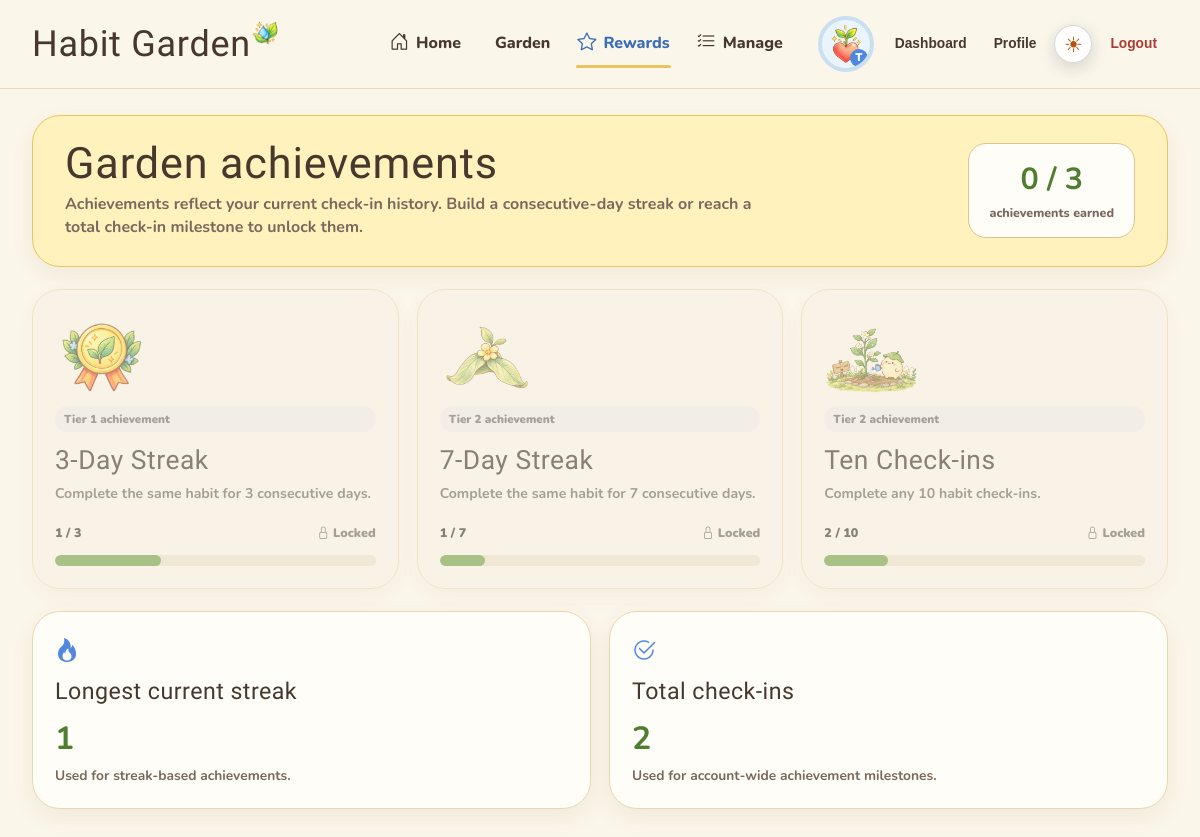
The app's page /modules/habit/rewards.php (signed in) with its own data.
### tables this page shows
CREATE TABLE `badge_types` (
  `badge_type_id` int(11) NOT NULL,
  `reward_code` varchar(50) NOT NULL,
  `reward_name` varchar(100) NOT NULL,
  `reward_description` varchar(255) NOT NULL,
  `requirement` int(10) UNSIGNED NOT NULL,
  `tree_tier` tinyint(3) UNSIGNED NOT NULL DEFAULT 1,
  `reward_type` enum('Badge','Decoration') NOT NULL,
  `slot` enum('Hat','Glasses','Clothes','Shoes','Background') DEFAULT NULL,
  `reward_asset` varchar(255) DEFAULT NULL
);

### includes/session_check.php (called while the page is built, shortened)
<?php
$logged_in_user_id = $_SESSION['user_id'];
?>

### modules/habit/habit_model.php (called while the page is built, shortened)
<?php
function habit_get_habits_by_user(
    mysqli $conn,
    int $userId,
    string $keyword = '',
    string $status = 'All',
    string $sort = 'newest'
): array {
    $allowedStatuses = ['All', 'Active', 'Paused', 'Completed', 'Archived'];
    $status = in_array($status, $allowedStatuses, true) ? $status : 'All';
    $orderSql = match ($sort) {
        'oldest' => 'h.created_at ASC, h.habit_id ASC',
        'az' => 'h.habit_name ASC, h.habit_id DESC',
        default => 'h.created_at DESC, h.habit_id DESC',
    };
    $sql = "SELECT
                h.habit_id,
                h.user_id,
                h.category_id,
                h.habit_name,
                h.habit_description,
                h.target_frequency,
                h.frequency_type,
                h.start_date,
                h.status,
                h.created_at,
                c.category_name,
                c.category_icon,
                EXISTS (
                    SELECT 1
                    FROM habit_logs hl
                    WHERE hl.habit_id = h.habit_id
                      AND hl.log_date = CURDATE()
                      AND hl.completed = 1
                ) AS completed_today
            FROM habits h
            LEFT JOIN habit_categories c ON c.category_id = h.category_id
            WHERE h.user_id = ?";
    $term = '%' . $keyword . '%';
    if ($keyword !== '' && $status !== 'All') {
        $sql .= ' AND (h.habit_name LIKE ? OR COALESCE(h.habit_description, \'\') LIKE ?) AND h.status = ?';
        $stmt = mysqli_prepare($conn, $sql . ' ORDER BY ' . $orderSql);
        if (!$stmt) {
            return [];
        }
        mysqli_stmt_bind_param($stmt, 'isss', $userId, $term, $term, $status);
    } else {
        $stmt = mysqli_prepare($conn, $sql . ' ORDER BY ' . $orderSql);
        mysqli_stmt_bind_param($stmt, 'i', $userId);
    }
    mysqli_stmt_execute($stmt);
    $rows = mysqli_fetch_all(mysqli_stmt_get_result($stmt), MYSQLI_ASSOC);
    return $rows;
}
function habit_get_current_streak(mysqli $conn, int $habitId): int
{
    $stmt = mysqli_prepare(
        $conn,
        'SELECT DISTINCT log_date
         FROM habit_logs
         WHERE habit_id = ? AND completed = 1
         ORDER BY log_date DESC'
    );
    mysqli_stmt_bind_param($stmt, 'i', $habitId);
    mysqli_stmt_execute($stmt);
    $result = mysqli_stmt_get_result($stmt);
    $dates = [];
    while ($row = mysqli_fetch_assoc($result)) {
        $dates[] = $row['log_date'];
    }
    $today = new DateTimeImmutable('today');
    $latest = new DateTimeImmutable($dates[0]);
    $streak = 0;
    $expected = $latest;
    foreach ($dates as $value) {
        $date = new DateTimeImmutable($value);
        $streak++;
    }
    return $streak;
}
function habit_get_longest_streak(mysqli $conn, int $userId): int
{
    $habits = habit_get_habits_by_user($conn, $userId);
    $best = 0;
    foreach ($habits as $habit) {
        $best = max($best, habit_get_current_streak($conn, (int) $habit['habit_id']));
    }
    return $best;
}
function habit_get_stats(mysqli $conn, int $userId): array
{
    $stmt = mysqli_prepare(
        $conn,
        "SELECT
            COUNT(CASE WHEN h.status = 'Active' THEN 1 END) AS active_habits,
            SUM(CASE WHEN h.status = 'Active' AND EXISTS (
                SELECT 1 FROM habit_logs today_log
                WHERE today_log.habit_id = h.habit_id
                  AND today_log.log_date = CURDATE()
                  AND today_log.completed = 1
            ) THEN 1 ELSE 0 END) AS completed_today,
            (SELECT COUNT(*)
             FROM habit_logs all_logs
             INNER JOIN habits all_habits ON all_habits.habit_id = all_logs.habit_id
             WHERE all_habits.user_id = ? AND all_logs.completed = 1) AS total_checkins,
            (SELECT COUNT(DISTINCT day_logs.log_date)
             FROM habit_logs day_logs
             INNER JOIN habits day_habits ON day_habits.habit_id = day_logs.habit_id
             WHERE day_habits.user_id = ? AND day_logs.completed = 1) AS unique_days,
            (SELECT COUNT(DISTINCT week_logs.log_date)
             FROM habit_logs week_logs
             INNER JOIN habits week_habits ON week_habits.habit_id = week_logs.habit_id
             WHERE week_habits.user_id = ?
               AND week_logs.completed = 1
               AND week_logs.log_date >= DATE_SUB(CURDATE(), INTERVAL 6 DAY)) AS active_week_days
         FROM habits h
         WHERE h.user_id = ?"
    );
    mysqli_stmt_bind_param($stmt, 'iiii', $userId, $userId, $userId, $userId);
    mysqli_stmt_execute($stmt);
    $row = mysqli_fetch_assoc(mysqli_stmt_get_result($stmt)) ?: [];
    $active = (int) ($row['active_habits'] ?? 0);
    $completed = (int) ($row['completed_today'] ?? 0);
    $weekDays = (int) ($row['active_week_days'] ?? 0);
    return [
        'active_habits' => $active,
        'completed_today' => $completed,
        'today_progress' => $active > 0 ? (int) round($completed / $active * 100) : 0,
        'total_checkins' => (int) ($row['total_checkins'] ?? 0),
        'unique_days' => (int) ($row['unique_days'] ?? 0),
        'active_week_days' => $weekDays,
        'weekly_consistency' => (int) round($weekDays / 7 * 100),
        'longest_streak' => habit_get_longest_streak($conn, $userId),
    ];
}
function habit_get_reward_types(mysqli $conn): array
{
    $result = mysqli_query(
        $conn,
        "SELECT * FROM badge_types WHERE reward_type = 'Badge' ORDER BY tree_tier ASC, badge_type_id ASC"
    );
    return $result ? mysqli_fetch_all($result, MYSQLI_ASSOC) : [];
}
function habit_get_user_rewards(mysqli $conn, int $userId): array
{
    $stmt = mysqli_prepare(
        $conn,
        "SELECT hb.badge_id, hb.habit_id, hb.earned_date, bt.*
         FROM habit_badges hb
         INNER JOIN badge_types bt ON bt.badge_type_id = hb.badge_type_id
         WHERE hb.user_id = ? AND bt.reward_type = 'Badge'
         ORDER BY hb.earned_date DESC, bt.tree_tier DESC"
    );
    mysqli_stmt_bind_param($stmt, 'i', $userId);
    mysqli_stmt_execute($stmt);
    $rows = mysqli_fetch_all(mysqli_stmt_get_result($stmt), MYSQLI_ASSOC);
    return $rows;
}
function habit_get_reward_states(mysqli $conn, int $userId): array
{
    $stats = habit_get_stats($conn, $userId);
    $ownedIds = [];
    foreach (habit_get_user_rewards($conn, $userId) as $owned) {
        $ownedIds[(int) $owned['badge_type_id']] = $owned;
    }
    $states = [];
    foreach (habit_get_reward_types($conn) as $reward) {
        $code = (string) $reward['reward_code'];
        $requirement = max(1, (int) $reward['requirement']);
        $metric = str_starts_with($code, 'streak_')
            ? $stats['longest_streak']
            : $stats['total_checkins'];
        $badgeTypeId = (int) $reward['badge_type_id'];
        $unlocked = $metric >= $requirement;
        $states[] = $reward + [
            'progress' => min($metric, $requirement),
            'unlocked' => $unlocked,
            'earned_date' => $unlocked ? ($ownedIds[$badgeTypeId]['earned_date'] ?? null) : null,
        ];
    }
    return $states;
}

### modules/habit/rewards.php (the view, shortened to what this page needs)
<?php
require_once __DIR__ . '/../../includes/session_check.php';
require_once __DIR__ . '/../../config/database.php';
require_once __DIR__ . '/habit_model.php';
require_once __DIR__ . '/habit_ui.php';
$rewardStates = habit_get_reward_states($conn, (int) $logged_in_user_id);
$stats = habit_get_stats($conn, (int) $logged_in_user_id);
$earnedCount = count(array_filter($rewardStates, static fn (array $reward): bool => (bool) $reward['unlocked']));
?>
<section class="page-hero">
    <div>
        <h1>Garden achievements</h1>
        <p>Achievements reflect your current check-in history. Build a consecutive-day streak or reach a total check-in milestone to unlock them.</p>
    </div>
    <div class="hero-stat">
        <strong><?= habit_e($earnedCount) ?> / <?= habit_e(count($rewardStates)) ?></strong>
        <span>achievements earned</span>
    </div>
</section>
<?php if (!$rewardStates): ?>
    <div class="empty-state">No badge definitions were found. Add Badge records to the badge_types table to show achievements here.</div>
<?php else: ?>
    <section class="reward-grid" aria-label="All Habit Garden achievements">
        <?php foreach ($rewardStates as $reward): ?>
            <?php
            $unlocked = $reward['unlocked'];
            $requirement = max(1, (int) $reward['requirement']);
            $progress = (int) $reward['progress'];
            $percent = min(100, (int) round($progress / $requirement * 100));
            ?>
            <article class="reward-card card <?= $unlocked ? '' : 'is-locked' ?>">
                <img class="reward-art" src="<?= habit_e(habit_reward_art($reward)) ?>" alt="">
                <span class="status-chip status-chip--<?= $unlocked ? 'Active' : 'Archived' ?>">
                    Tier <?= habit_e($reward['tree_tier']) ?> achievement
                </span>
                <h2><?= habit_e($reward['reward_name']) ?></h2>
                <p><?= habit_e($reward['reward_description']) ?></p>
                <div class="reward-progress">
                    <div class="reward-progress__meta">
                        <span><?= habit_e($progress) ?> / <?= habit_e($requirement) ?></span>
                        <span class="reward-progress__state">
                            <i class="bi <?= $unlocked ? 'bi-check-circle-fill' : 'bi-lock' ?>" aria-hidden="true"></i>
                            <?= $unlocked ? 'Earned' : 'Locked' ?>
                        </span>
                    </div>
                    <div class="progress-track" aria-label="Achievement progress: <?= habit_e($percent) ?> percent">
                        <div class="progress-fill" style="width: <?= habit_e($percent) ?>%"></div>
                    </div>
                </div>
            </article>
        <?php endforeach; ?>
    </section>
<?php endif; ?>
<section class="insight-grid insight-grid--two" aria-label="Reward calculation summary">
    <article class="insight-card card">
        <i class="bi bi-fire" aria-hidden="true"></i>
        <h3>Longest current streak</h3>
        <strong><?= habit_e($stats['longest_streak']) ?></strong>
        <p>Used for streak-based achievements.</p>
    </article>
    <article class="insight-card card">
        <i class="bi bi-check2-circle" aria-hidden="true"></i>
        <h3>Total check-ins</h3>
        <strong><?= habit_e($stats['total_checkins']) ?></strong>
        <p>Used for account-wide achievement milestones.</p>
    </article>
</section>

### assets/css/theme.css (style rules this page uses)
:root { --global-theme-toggle-bg: rgba(255, 255, 255, 0.88); --global-theme-toggle-border: rgba(100, 116, 139, 0.28); --global-theme-toggle-icon: #b45309; --global-theme-toggle-hover: rgba(99, 102, 241, 0.12); --global-theme-focus: rgba(99, 102, 241, 0.4); }

### modules/habit/habit-garden.css (style rules this page uses)
:root { --paper: #fbf6ea; --paper-strong: #f5ead4; --card: #fffdf7; --ink: #47382d; --muted: #78695d; --line: #ead7af; --line-strong: #dec38c; --yellow: #fff2bd; --yellow-strong: #e9c55f; --sky: #dff2fb; --blue: #4f88df; --blue-dark: #396db8; --green: #75a24a; --green-dark: #4f7d32; --green-soft: #edf6df; --danger: #b95749; --danger-soft: #fff0ed; --shadow: 0 8px 22px rgba(112, 83, 42, .08); --radius-lg: 28px; --radius-md: 20px; --radius-sm: 14px; }
* { box-sizing: border-box; }
body { margin: 0; min-height: 100vh; color: var(--ink); background: var(--paper); font-family: "Nunito", "Segoe UI", sans-serif; font-size: 16px; line-height: 1.45; }
img { max-width: 100%; }
h1, h2, h3, .brand, .handwritten { margin-top: 0; font-family: "Patrick Hand", "Segoe Print", cursive; font-weight: 400; letter-spacing: .02em; }
.card { border: 1.5px solid var(--line); border-radius: var(--radius-lg); background: var(--card); box-shadow: var(--shadow); }
.progress-track { height: 11px; margin-top: 12px; overflow: hidden; border-radius: 99px; background: #eadfc9; }
.progress-fill { height: 100%; border-radius: inherit; background: var(--green); }
.status-chip { display: inline-flex; padding: 5px 9px; border-radius: 99px; font-size: .72rem; font-weight: 900; }
.status-chip--Archived { color: #746d65; background: #eeeae5; }
.page-hero { display: flex; align-items: center; justify-content: space-between; gap: 25px; padding: 26px 32px; border: 1.5px solid var(--yellow-strong); border-radius: var(--radius-lg); background: var(--yellow); box-shadow: var(--shadow); }
.page-hero h1 { margin: 0; font-size: 2.7rem; line-height: 1; }
.page-hero p { max-width: 720px; margin: 8px 0 0; color: var(--muted); font-weight: 700; }
.hero-stat { min-width: 145px; padding: 13px 20px; border: 1px solid var(--line-strong); border-radius: 18px; background: #fffdf7; text-align: center; }
.hero-stat strong { display: block; color: var(--green-dark); font-size: 1.9rem; }
.hero-stat span { color: var(--muted); font-size: .78rem; font-weight: 800; }
.insight-grid { display: grid; grid-template-columns: repeat(3, 1fr); gap: 18px; margin-top: 22px; }
.insight-grid--two { grid-template-columns: repeat(2, minmax(0, 1fr)); }
.insight-card { padding: 22px; }
.insight-card i { color: var(--blue); font-size: 1.5rem; }
.insight-card strong { display: block; margin: 7px 0 2px; color: var(--green-dark); font-size: 2rem; }
.insight-card h3 { margin: 7px 0 0; font-size: 1.45rem; }
.insight-card p { margin: 4px 0 0; color: var(--muted); font-size: .86rem; font-weight: 700; }
.reward-grid { display: grid; grid-template-columns: repeat(3, 1fr); gap: 18px; margin-top: 22px; }
.reward-card { min-height: 300px; display: flex; flex-direction: column; padding: 22px; }
.reward-card.is-locked { opacity: .62; background: #f7f1e6; }
.reward-art { width: 94px; height: 94px; object-fit: contain; }
.reward-card h2 { margin: 9px 0 4px; font-size: 1.65rem; }
.reward-card p { margin: 0; color: var(--muted); font-size: .88rem; font-weight: 700; }
.reward-progress { margin-top: auto; padding-top: 18px; }
.reward-progress__meta { display: flex; justify-content: space-between; gap: 12px; margin-bottom: 7px; font-size: .78rem; font-weight: 900; }
.reward-progress__state { color: var(--green-dark); }
.reward-card.is-locked .reward-progress__state { color: var(--muted); }

### records on screen
badge_types: shows a picture, tree_tier "1", reward_name "3-Day Streak", reward_description "Complete the same habit for 3 consecutive days.", progress "1", requirement "3"
badge_types: shows a picture, tree_tier "2", reward_name "7-Day Streak", reward_description "Complete the same habit for 7 consecutive days.", progress "1", requirement "7"
badge_types: shows a picture, tree_tier "2", reward_name "Ten Check-ins", reward_description "Complete any 10 habit check-ins.", requirement "10"

### other values on screen
habit_e($page['label']) "Home"
habit_e($page['label']) "Garden"
habit_e($page['label']) "Rewards"
habit_e($page['label']) "Manage"
habit_e(strtoupper(substr(habit_current_user_name(), 0, 1))) "T"
habit_e($earnedCount) "0"
habit_e(count($rewardStates)) "3"
habit_e($stats['longest_streak']) "1"
habit_e($stats['total_checkins']) "2"
